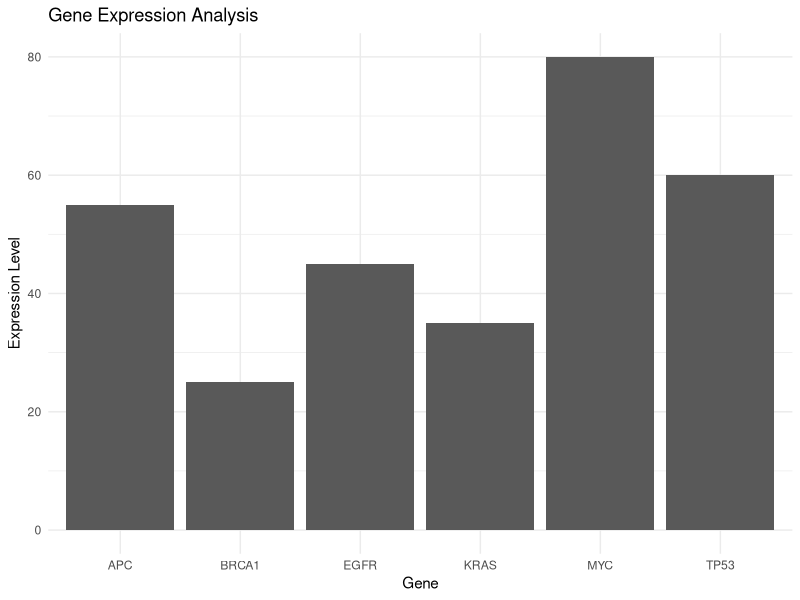
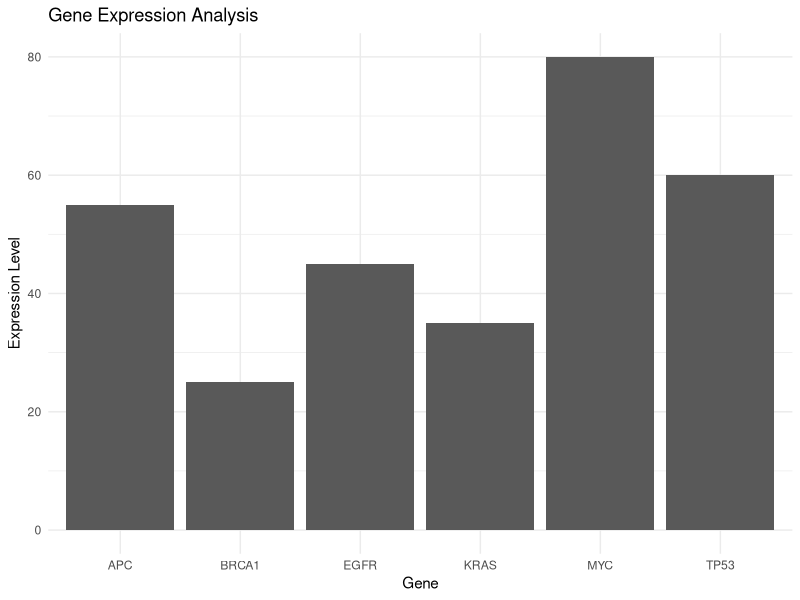

These figures' R source, in order:

# Day 6: Gene Expression Analysis

library(ggplot2)

# Create sample gene expression data
gene_data <- data.frame(
  Gene = c("BRCA1", "TP53", "EGFR", "MYC", "KRAS", "APC"),
  Expression = c(25, 60, 45, 80, 35, 55)
)

# 1. View the data
print(gene_data)

# 2. Calculate summary statistics
mean(gene_data$Expression)
max(gene_data$Expression)
min(gene_data$Expression)

# 3. Find highly expressed genes
high_expression <- subset(gene_data, Expression > 50)
print(high_expression)

# 4. Create a graph
p <- ggplot(gene_data, aes(x = Gene, y = Expression)) +
  geom_col() +
  labs(
    title = "Gene Expression Analysis",
    x = "Gene",
    y = "Expression Level"
  ) +
  theme_minimal()

print(p)

# 5. Save the results
write.csv(gene_data, "day6_gene_expression.csv", row.names = FALSE)
ggsave("day6_gene_expression.png", plot = p, width = 7, height = 5)
